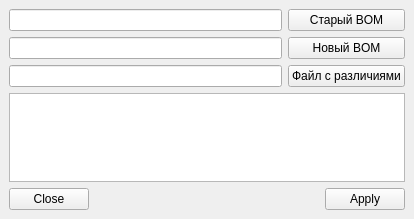
<?xml version="1.0" encoding="UTF-8"?>
<ui version="4.0">
 <class>MainWindow</class>
 <widget class="QMainWindow" name="MainWindow">
  <property name="geometry">
   <rect>
    <x>0</x>
    <y>0</y>
    <width>414</width>
    <height>219</height>
   </rect>
  </property>
  <property name="minimumSize">
   <size>
    <width>414</width>
    <height>219</height>
   </size>
  </property>
  <property name="maximumSize">
   <size>
    <width>414</width>
    <height>219</height>
   </size>
  </property>
  <property name="windowTitle">
   <string>MainWindow</string>
  </property>
  <widget class="QWidget" name="centralwidget">
   <layout class="QGridLayout" name="gridLayout_2">
    <item row="0" column="0">
     <layout class="QGridLayout" name="gridLayout">
      <item row="2" column="1">
       <widget class="QPushButton" name="pushButton_3">
        <property name="text">
         <string>Файл с различиями</string>
        </property>
       </widget>
      </item>
      <item row="2" column="0">
       <widget class="QLineEdit" name="lineEdit_3"/>
      </item>
      <item row="0" column="1">
       <widget class="QPushButton" name="pushButton">
        <property name="text">
         <string>Старый BOM</string>
        </property>
       </widget>
      </item>
      <item row="1" column="0">
       <widget class="QLineEdit" name="lineEdit_2"/>
      </item>
      <item row="0" column="0">
       <widget class="QLineEdit" name="lineEdit"/>
      </item>
      <item row="1" column="1">
       <widget class="QPushButton" name="pushButton_2">
        <property name="text">
         <string>Новый BOM</string>
        </property>
       </widget>
      </item>
      <item row="4" column="0" colspan="2">
       <spacer name="verticalSpacer">
        <property name="orientation">
         <enum>Qt::Vertical</enum>
        </property>
        <property name="sizeHint" stdset="0">
         <size>
          <width>20</width>
          <height>40</height>
         </size>
        </property>
       </spacer>
      </item>
      <item row="5" column="0" colspan="2">
       <layout class="QHBoxLayout" name="horizontalLayout">
        <item>
         <widget class="QPushButton" name="pushButton_4">
          <property name="text">
           <string>Close</string>
          </property>
         </widget>
        </item>
        <item>
         <spacer name="horizontalSpacer">
          <property name="orientation">
           <enum>Qt::Horizontal</enum>
          </property>
          <property name="sizeHint" stdset="0">
           <size>
            <width>40</width>
            <height>20</height>
           </size>
          </property>
         </spacer>
        </item>
        <item>
         <widget class="QPushButton" name="pushButton_5">
          <property name="text">
           <string>Apply</string>
          </property>
         </widget>
        </item>
       </layout>
      </item>
      <item row="3" column="0" colspan="2">
       <widget class="QPlainTextEdit" name="plainTextEdit">
        <property name="font">
         <font>
          <pointsize>10</pointsize>
          <weight>75</weight>
          <bold>true</bold>
         </font>
        </property>
        <property name="readOnly">
         <bool>true</bool>
        </property>
       </widget>
      </item>
     </layout>
    </item>
   </layout>
  </widget>
 </widget>
 <resources/>
 <connections/>
</ui>
